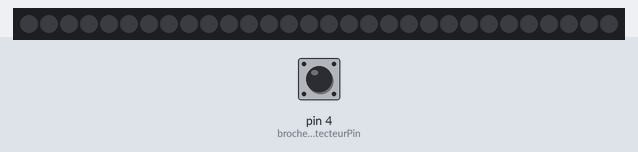
Recording of a program running on a simulated Arduino Mega 2560, built with avr-gcc and run on an emulated ATmega2560. Shown: 30 RGB LEDs in strip order, left to right. Inputs (shaded band) come from the test bench; at power-on: pin 4 (brocheDetecteurPin) HIGH. Random numbers use the default seed unless the program sets one.

Above: at 1.2 s.
1.3 s: pin 4 (brocheDetecteurPin) pulled LOW for 0.15 s
At 1.85 s:
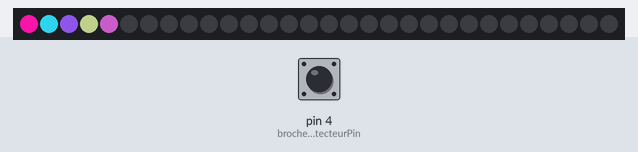
4.3 s: pin 4 (brocheDetecteurPin) pulled LOW for 1 s
At 5.1 s:
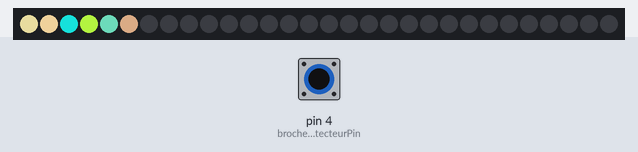
7.3 s: pin 4 (brocheDetecteurPin) pulled LOW for 3.2 s
At 8.25 s:
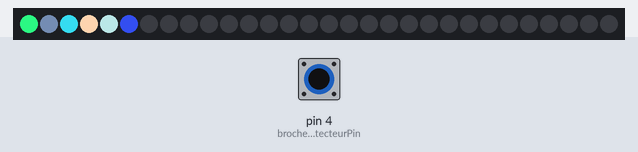
12.0 s: pin 4 (brocheDetecteurPin) pulled LOW for 0.15 s
At 12.76 s:
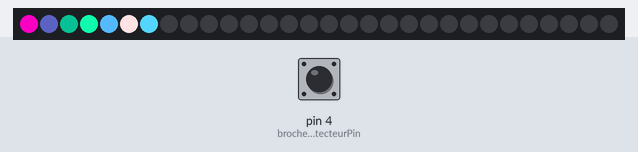
15.0 s: pin 4 (brocheDetecteurPin) pulled LOW for 1 s
At 16.01 s:
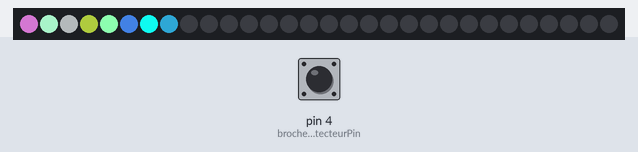
18.0 s: pin 4 (brocheDetecteurPin) pulled LOW for 3.2 s
At 19.06 s:
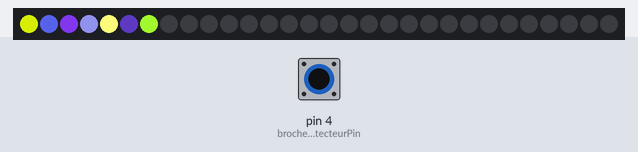

The program:

main.cpp
```cpp
#include <Arduino.h>
#include "vitrine.hpp"


int brocheDetecteurPin = 4;
int brochePixels = 3;

Vitrine vitrine(brocheDetecteurPin , brochePixels);

void setup() {
  vitrine.eteindreLumiere();

}

void loop() {


  if (vitrine.detecterStatuette() == true) {
    vitrine.allumerLumiere();
  }
  else{
    vitrine.eteindreLumiere();

  }


}
```

vitrine.cpp
```cpp
#include "Vitrine.hpp"
#include "Arduino.h"
#include "Adafruit_NeoPixel.h"

int numPixels = 30;
int delayVal = 100;


Vitrine::Vitrine(int brocheDetecteur, int brochePixels)
    :brocheDetecteur (brocheDetecteur), pixels (numPixels ,brochePixels , NEO_GRB + NEO_KHZ800) {

        pinMode(brocheDetecteur, INPUT_PULLUP);
}

void Vitrine::allumerLumiere() {

int data1;
int data2;
int data3;

for(int i=0; i<numPixels; i++) {
    pixels.begin();
    delay(delayVal);
    data1 = random(0, 255);
    data2 = random(0, 255);
    data3 = random(0, 255);
    pixels.setPixelColor(i, pixels.Color(data1, data2, data3));
    pixels.show();
    }

delay(delayVal);
pixels.clear();

}

void Vitrine::eteindreLumiere() {

pixels.clear();
pixels.show();


}


bool Vitrine::detecterStatuette() {

    return !digitalRead(brocheDetecteur);


}
```

vitrine.hpp
```cpp
#ifndef VITRINE_HPP
#define VITRINE_HPP
#include <Adafruit_NeoPixel.h>

class Vitrine {

    public :
    Vitrine(int brocheDetecteur, int brochePixels);
    void allumerLumiere();
    void eteindreLumiere();
    bool detecterStatuette();


    private :

    int brocheDetecteur;
    Adafruit_NeoPixel pixels;


};
#endif
```

Measured:
- after the input at 12.0 s, the LEDs: first change after 0.10 s (image 4 shows a later state)
